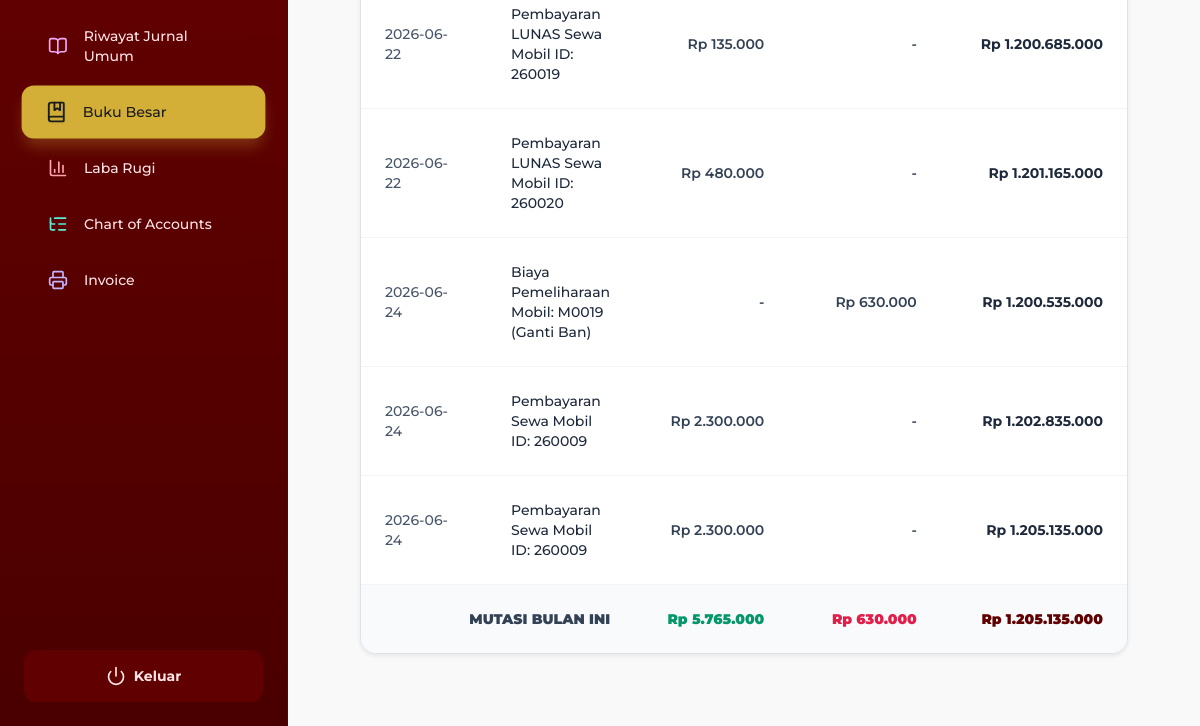
/Admin/buku_besar.php (signed in, lower part), run on an earlier commit of the app's database.
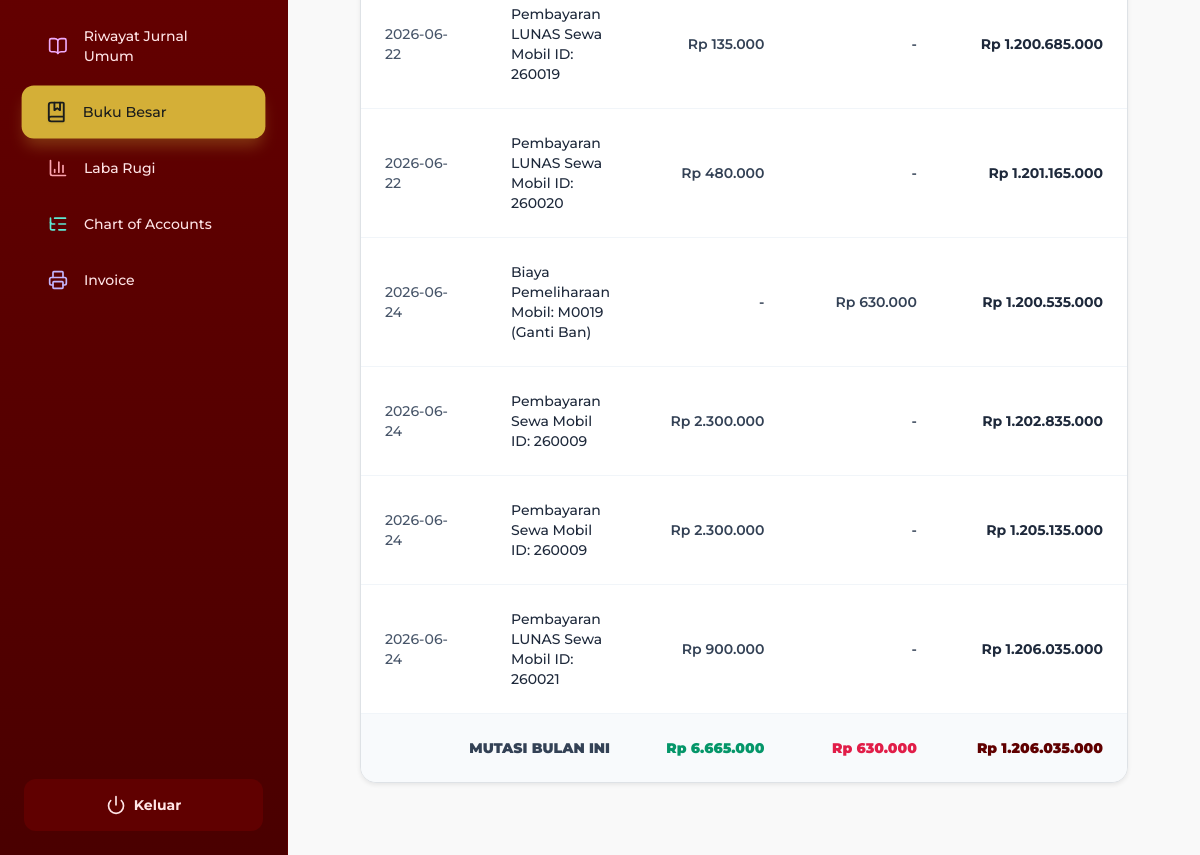
And on a later commit of the database.
### tables this page shows
CREATE TABLE `jurnal` (
  `id_jurnal` int(11) NOT NULL,
  `id_pembayaran` int(11) DEFAULT NULL,
  `tanggal` date NOT NULL,
  `keterangan` varchar(255) DEFAULT NULL,
  `kode_akun` int(11) DEFAULT NULL,
  `Debit` decimal(12,2) DEFAULT 0.00,
  `Kredit` decimal(12,2) DEFAULT 0.00,
  `id_sumber` int(11) DEFAULT NULL
);

### Admin/buku_besar.php (the view, shortened to what this page needs)
<?php
include 'navbar.php';
include 'koneksi.php';
$query_coa = mysqli_query($conn, "SELECT kode_akun, nama_akun, saldo_awal FROM nama_akun ORDER BY kode_akun ASC");
$daftar_akun = [];
while ($row = mysqli_fetch_assoc($query_coa)) {
    $daftar_akun[] = $row;
}
$selected_akun = isset($_GET['akun']) ? mysqli_real_escape_string($conn, $_GET['akun']) : '111';
$bulan = isset($_GET['bulan']) ? mysqli_real_escape_string($conn, $_GET['bulan']) : date('Y-m');
$akun_detail = null;
foreach ($daftar_akun as $akun) {
    if ($akun['kode_akun'] === $selected_akun) {
        $akun_detail = $akun;
        break;
    }
}
$sql_jurnal = "SELECT * FROM jurnal
               WHERE kode_akun = '$selected_akun'
               AND DATE_FORMAT(tanggal, '%Y-%m') = '$bulan'
               ORDER BY tanggal ASC, id_jurnal ASC";
$res_jurnal = mysqli_query($conn, $sql_jurnal);
$tipe_normal_debit = in_array(substr($selected_akun, 0, 1), ['1', '5']);
$sql_saldo_sebelumnya = "SELECT SUM(Debit) as total_debit, SUM(Kredit) as total_kredit
                         FROM jurnal
                         WHERE kode_akun = '$selected_akun'
                         AND DATE_FORMAT(tanggal, '%Y-%m') < '$bulan'";
$res_saldo = mysqli_query($conn, $sql_saldo_sebelumnya);
$row_saldo = mysqli_fetch_assoc($res_saldo);
$saldo_awal = floatval($akun_detail['saldo_awal'] ?? 0);
if ($tipe_normal_debit) {
    $saldo_awal += floatval($row_saldo['total_debit']) - floatval($row_saldo['total_kredit']);
} else {
    $saldo_awal += floatval($row_saldo['total_kredit']) - floatval($row_saldo['total_debit']);
}
$saldo_berjalan = $saldo_awal;
?>
<div class="p-8">
    <?php if ($akun_detail): ?>
    <div class="bg-white rounded-2xl shadow-sm border border-slate-200 overflow-hidden">
        <div class="overflow-x-auto">
            <table class="w-full text-left border-collapse">
                <tbody class="divide-y divide-slate-100 text-sm">
                    <?php
                    $total_mutasi_debit = 0;
                    $total_mutasi_kredit = 0;
                    if (mysqli_num_rows($res_jurnal) > 0):
                        while ($row = mysqli_fetch_assoc($res_jurnal)):
                            $debit = floatval($row['Debit']);
                            $kredit = floatval($row['Kredit']);
                            $total_mutasi_debit += $debit;
                            $total_mutasi_kredit += $kredit;
                            if ($tipe_normal_debit) {
                                $saldo_berjalan += ($debit - $kredit);
                            } else {
                                $saldo_berjalan += ($kredit - $debit);
                            }
                    ?>
                        <tr class="hover:bg-slate-50 transition-colors">
                            <td class="py-4 px-6 text-slate-600 font-medium"><?= date('Y-m-d', strtotime($row['tanggal'])) ?></td>
                            <td class="py-4 px-6 text-slate-800 font-medium"><?= htmlspecialchars($row['keterangan']) ?></td>
                            <td class="py-4 px-6 text-right font-semibold text-slate-700"><?= $debit > 0 ? 'Rp ' . number_format($debit, 0, ',', '.') : '-' ?></td>
                            <td class="py-4 px-6 text-right font-semibold text-slate-700"><?= $kredit > 0 ? 'Rp ' . number_format($kredit, 0, ',', '.') : '-' ?></td>
                            <td class="py-4 px-6 text-right font-bold text-slate-800">Rp <?= number_format($saldo_berjalan, 0, ',', '.') ?></td>
                        </tr>
                    <?php
                        endwhile;
                    else:
                    ?>
                        <tr>
                            <td colspan="5" class="py-8 text-center text-slate-500 font-medium italic">Tidak ada mutasi jurnal pada bulan ini.</td>
                        </tr>
                    <?php endif; ?>
                    <tr class="bg-slate-50 border-t-2 border-slate-200">
                        <td colspan="2" class="py-4 px-6 text-right font-black text-slate-700 uppercase">Mutasi Bulan Ini</td>
                        <td class="py-4 px-6 text-right font-black text-emerald-600">Rp <?= number_format($total_mutasi_debit, 0, ',', '.') ?></td>
                        <td class="py-4 px-6 text-right font-black text-rose-600">Rp <?= number_format($total_mutasi_kredit, 0, ',', '.') ?></td>
                        <td class="py-4 px-6 text-right font-black text-indigo-700">Rp <?= number_format($saldo_berjalan, 0, ',', '.') ?></td>
                    </tr>
                </tbody>
            </table>
        </div>
    </div>
    <?php endif; ?>
</div>
</main></div>
</body>
</html>

What changed in the data, as far as the page shows it:
added jurnal: tanggal "2026-06-24", keterangan "Pembayaran LUNAS Sewa Mobil ID: 260021", Debit "900.000", saldo_berjalan "1.206.035.000"
Also different on the page:
$total_mutasi_debit: "5.765.000" → "6.665.000"
$saldo_berjalan: "1.205.135.000" → "1.206.035.000"
